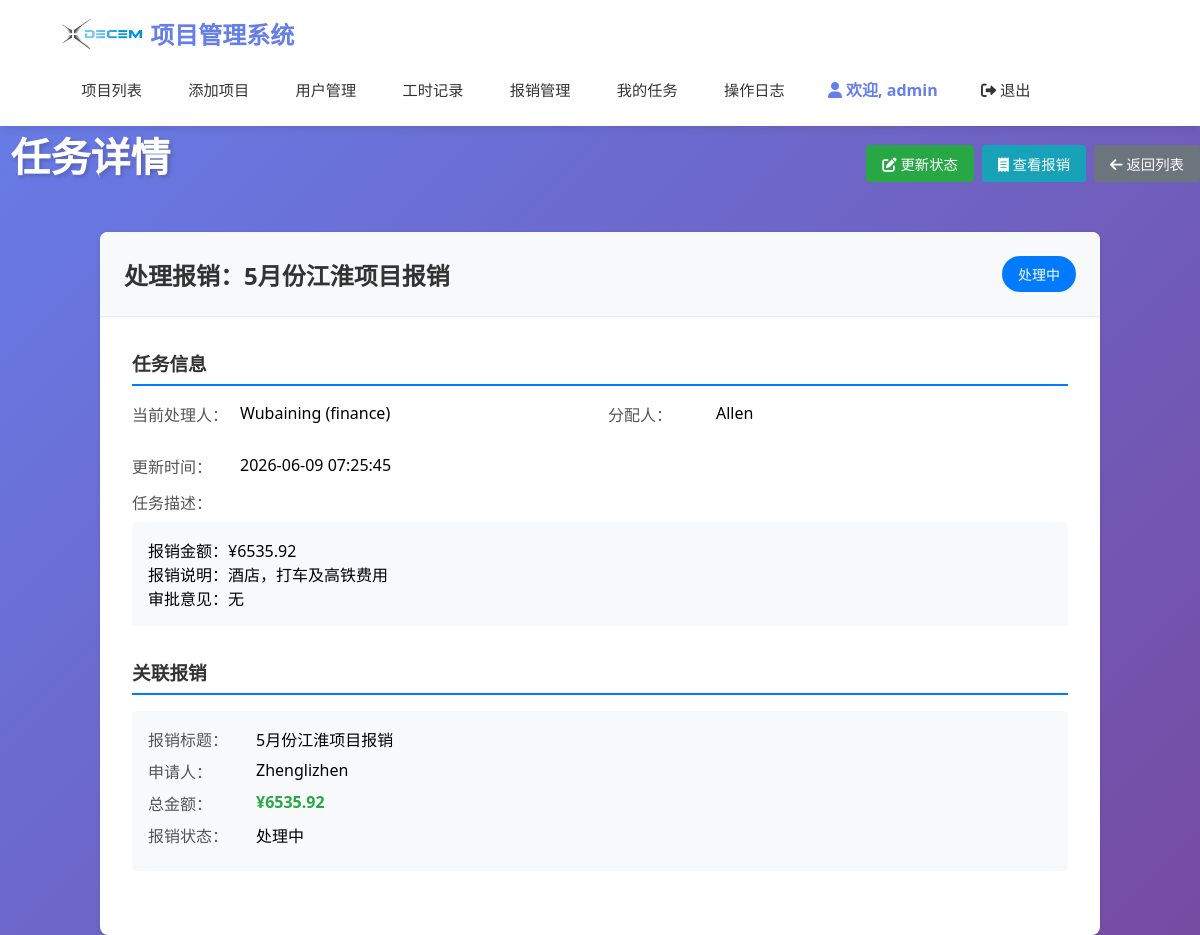
The page /task/127 (signed in) on the database its author committed.
### models.py (models this page shows, shortened)
class User(UserMixin, db.Model):
    __tablename__ = "users"
    id = db.Column(db.Integer, primary_key=True, autoincrement=True)
    username = db.Column(db.String(80), unique=True, nullable=False)
    password_hash = db.Column(db.String(120), nullable=False)
    role = db.Column(db.String(20), nullable=False)  # 'admin', 'finance', 'developer', 'project_manager'
    created_at = db.Column(db.DateTime, default=datetime.now)
    default_hourly_rate = db.Column(db.Numeric(10, 2), nullable=True)  # 默认工时费用
    ROLE_ADMIN = 'admin'
    ROLE_FINANCE = 'finance'
    ROLE_DEVELOPER = 'developer'
    ROLE_PROJECT_MANAGER = 'project_manager'
    def is_admin(self):
        return self.role == self.ROLE_ADMIN
    def has_full_access(self):
        return self.role in [self.ROLE_ADMIN, self.ROLE_FINANCE]

class Task(db.Model):
    __tablename__ = "tasks"
    id = db.Column(db.Integer, primary_key=True, autoincrement=True)
    title = db.Column(db.String(200), nullable=False)  # 任务标题
    description = db.Column(db.Text, nullable=True)  # 任务描述
    task_type = db.Column(db.String(50), nullable=False)  # 任务类型：expense_process（报销处理）等
    assigned_to = db.Column(db.Integer, db.ForeignKey('users.id'), nullable=False)  # 审批人
    assigned_by = db.Column(db.Integer, db.ForeignKey('users.id'), nullable=False)  # 谁分配的
    expense_id = db.Column(db.Integer, db.ForeignKey('expenses.id'), nullable=True)  # 关联的报销ID
    status = db.Column(db.String(20), nullable=False, default='处理中')  # 处理中、已完成
    priority = db.Column(db.String(20), nullable=False, default='普通')  # 紧急、高、普通、低
    created_at = db.Column(db.DateTime, default=datetime.now)
    due_date = db.Column(db.DateTime, nullable=True)  # 截止日期
    completed_at = db.Column(db.DateTime, nullable=True)  # 完成时间
    STATUS_CHOICES = [
        ('处理中', '处理中'),
        ('等待退款', '等待退款'),
        ('退款完成', '退款完成'),
        ('已完成', '已完成')
    ]
    PRIORITY_CHOICES = [
        ('紧急', '紧急'),
        ('高', '高'),
        ('普通', '普通'),
        ('低', '低')
    ]
    assigned_user = db.relationship('User', foreign_keys=[assigned_to], backref=db.backref('assigned_tasks', lazy=True))
    assigner = db.relationship('User', foreign_keys=[assigned_by], backref=db.backref('created_tasks', lazy=True))
    expense = db.relationship('Expense', backref=db.backref('tasks', lazy=True, cascade='all, delete-orphan'))
    def get_status_color(self):
        status_colors = {
            '处理中': '#007bff',     # 蓝色
            '等待退款': '#fd7e14',   # 橙色
            '退款完成': '#28a745',   # 绿色
            '已完成': '#28a745'      # 绿色
        }
        return status_colors.get(self.status, '#6c757d')

class Expense(db.Model):
    __tablename__ = "expenses"
    id = db.Column(db.Integer, primary_key=True, autoincrement=True)
    user_id = db.Column(db.Integer, db.ForeignKey('users.id'), nullable=False)
    project_id = db.Column(db.Integer, db.ForeignKey('projects.id'), nullable=True)  # 可关联项目，也可以是售前费用
    title = db.Column(db.String(200), nullable=False)  # 报销标题
    expense_type = db.Column(db.String(50), nullable=False)  # 费用类型：项目费用、售前费用
    total_amount = db.Column(db.Numeric(10, 2), nullable=False)  # 总金额
    status = db.Column(db.String(20), nullable=False, default='新建')  # 状态：新建、处理中、通过
    submit_date = db.Column(db.DateTime, default=datetime.now)  # 提交日期
    approve_date = db.Column(db.DateTime, nullable=True)  # 审批日期
    approver_id = db.Column(db.Integer, db.ForeignKey('users.id'), nullable=True)  # 审批人
    approve_comment = db.Column(db.Text, nullable=True)  # 审批意见
    description = db.Column(db.Text, nullable=True)  # 报销说明
    created_at = db.Column(db.DateTime, default=datetime.now)
    EXPENSE_TYPE_CHOICES = [
        ('项目费用', '项目费用'),
        ('售前费用', '售前费用'),
        ('其他费用', '其他费用')
    ]
    STATUS_CHOICES = [
        ('新建', '新建'),
        ('处理中', '处理中'),
        ('等待退款', '等待退款'),
        ('退款完成', '退款完成'),
        ('已完成', '已完成')
    ]
    user = db.relationship('User', foreign_keys=[user_id], backref=db.backref('expenses', lazy=True))
    project = db.relationship('Project', backref=db.backref('expenses', lazy=True))
    approver = db.relationship('User', foreign_keys=[approver_id], backref=db.backref('approved_expenses', lazy=True))

### app.py (the view)
@app.route("/task/<int:task_id>")
@login_required
def task_detail(task_id):
    task = Task.query.get_or_404(task_id)
    can_view = False
    if current_user.is_admin() or current_user.is_finance():
        can_view = True
    elif task.assigned_to == current_user.id:
        can_view = True
    elif current_user.is_project_manager() and task.task_type == 'expense_process' and task.expense_id:
        expense = db.session.get(Expense, task.expense_id)
        if expense and expense.project_id and current_user.can_view_project(expense.project_id):
            can_view = True
    if not can_view:
        flash("您没有权限查看此任务")
        return redirect(url_for("task_list"))
    return render_template("task_detail.html", task=task)

### app.py (called while the page is built)
@login_manager.user_loader
def load_user(user_id):
    return db.session.get(User, int(user_id))

@app.before_request
def check_session_timeout():
    if current_user.is_authenticated:
        session.permanent = True
        last_activity = session.get('last_activity')
        now = datetime.now()
        if last_activity:
            last_activity_time = datetime.fromisoformat(last_activity)
            if now - last_activity_time > timedelta(seconds=600):
                username = current_user.username
                logout_user()
                session.clear()
                flash('由于长时间未操作，您已被自动退出，请重新登录', 'warning')
                return redirect(url_for('login'))
        if not request.path.startswith('/static/'):
            session['last_activity'] = now.isoformat()

### templates/task_detail.html (shortened to what this page needs)
{% extends "base.html" %}
{% block content %}
<div class="page-header">
    <h1> 任务详情</h1>
    <div class="header-actions">
        {% if (task.assigned_to == current_user.id or current_user.is_admin()) and task.status != '已完成' and task.status != '拒绝' %}
            <a href="{{ url_for('task_update', task_id=task.id) }}" class="btn btn-success">
                <i class="fas fa-edit"></i> 更新状态
            </a>
        {% endif %}
        {% if task.expense_id %}
            <a href="{{ url_for('expense_detail', expense_id=task.expense_id) }}" class="btn btn-info">
                <i class="fas fa-receipt"></i> 查看报销
            </a>
        {% endif %}
        <a href="{{ url_for('task_list') }}" class="btn btn-secondary">
            <i class="fas fa-arrow-left"></i> 返回列表
        </a>
    </div>
</div>
<div class="task-detail">
    <div class="detail-card">
        <div class="card-header">
            <h2>{{ task.title }}</h2>
            <div class="badges">
                <span class="status-badge" style="background-color: {{ task.get_status_color() }};">
                    {{ task.status }}
                </span>
            </div>
        </div>
        <div class="detail-content">
            <div class="detail-section">
                <h3>任务信息</h3>
                <div class="detail-grid">
                    <div class="detail-item">
                        <label>当前处理人：</label>
                        <span>{{ task.assigned_user.username }} ({{ task.assigned_user.role }})</span>
                    </div>
                    <div class="detail-item">
                        <label>分配人：</label>
                        <span>{{ task.assigner.username }}</span>
                    </div>
                    <div class="detail-item">
                        <label>更新时间：</label>
                        <span>{{ task.completed_at.strftime('%Y-%m-%d %H:%M:%S') if task.completed_at else task.created_at.strftime('%Y-%m-%d %H:%M:%S') }}</span>
                    </div>
                </div>
                {% if task.description %}
                <div class="detail-item full-width">
                    <label>任务描述：</label>
                    <div class="description">{{ task.description }}</div>
                </div>
                {% endif %}
            </div>
            {% if task.expense %}
            <div class="detail-section">
                <h3>关联报销</h3>
                <div class="expense-summary">
                    <div class="summary-item">
                        <label>报销标题：</label>
                        <span>{{ task.expense.title }}</span>
                    </div>
                    <div class="summary-item">
                        <label>申请人：</label>
                        <span>{{ task.expense.user.username }}</span>
                    </div>
                    <div class="summary-item">
                        <label>总金额：</label>
                        <span class="amount">¥{{ "%.2f"|format(task.expense.total_amount) }}</span>
                    </div>
                    <div class="summary-item">
                        <label>报销状态：</label>
                        <span class="status">{{ task.expense.status }}</span>
                    </div>
                </div>
            </div>
            {% endif %}
        </div>
    </div>
</div>
{% endblock %}

### templates/base.html (shortened to what this page needs)
<!DOCTYPE html>
<html lang="zh-CN">
<head>
    <link rel="stylesheet" href="{{ url_for('static', filename='style.css') }}">
    <link rel="stylesheet" href="https://cdnjs.cloudflare.com/ajax/libs/font-awesome/6.0.0/css/all.min.css">
</head>
<body>
        <header class="header">
            <div class="header-content">
                <a href="{{ url_for('index') }}" class="logo">
                    <img src="{{ url_for('static', filename='DEME.png') }}" alt="十致项目管理系统" style="height: 30px;"> 项目管理系统
                </a>
                <nav class="nav">
                    {% if current_user.is_authenticated %}
                        {% if current_user.has_full_access() %}
                            <a href="{{ url_for('index') }}">项目列表</a>
                            <a href="{{ url_for('create_project') }}">添加项目</a>
                            <a href="{{ url_for('user_list') }}">用户管理</a>
                            <a href="{{ url_for('worklog_list') }}">工时记录</a>
                            <a href="{{ url_for('expense_list') }}">报销管理</a>
                            <a href="{{ url_for('task_list') }}">我的任务</a>
                            <a href="{{ url_for('operation_logs') }}" class="nav-link">操作日志</a>
                        {% elif current_user.is_project_manager() %}
                            <a href="{{ url_for('index') }}">我的项目</a>
                            <a href="{{ url_for('worklog_list') }}">工时记录</a>
                            <a href="{{ url_for('expense_list') }}">报销记录</a>
                            <a href="{{ url_for('task_list') }}">我的任务</a>
                        {% endif %}
                        <span><i class="fas fa-user"></i> 欢迎, {{ current_user.username }}</span>
                        <a href="{{ url_for('logout') }}"><i class="fas fa-sign-out-alt"></i> 退出</a>
                    {% endif %}
                </nav>
            </div>
        </header>
    <div class="cibtauber">
        <main class="main-content">
            {% block content %}{% endblock %}
        </main>
    </div>
</body>
</html>

### static/style.css (style rules this page uses)
* { margin: 0; padding: 0; box-sizing: border-box; }
body { font-family: 'Segoe UI', Tahoma, Geneva, Verdana, sans-serif; background: linear-gradient(135deg, #667eea 0%, #764ba2 100%); min-height: 100vh; }
.btn { padding: 0.75rem 1.5rem; border-radius: 8px; border: none; cursor: pointer; font-size: 1rem; font-weight: 500; text-decoration: none; display: inline-block; transition: all 0.3s ease; text-align: center; }
.btn-success { background: #28a745; color: white; }
.btn-info { background: #17a2b8; color: white; }
.btn-secondary { background: #6c757d; color: white; }
.page-header { margin-bottom: 2rem; width: 100%; }
.page-header h1 { color: white; font-size: 2.5rem; margin-bottom: 1rem; text-shadow: 2px 2px 4px rgba(0,0,0,0.2); }

### templates/base.html (style rules this page uses)
.header { background: white; box-shadow: 0 2px 10px rgba(0,0,0,0.1); position: sticky; top: 0; z-index: 1000; width: 100%; }
.header-content { max-width: 95%; margin: 0 auto; padding: 1rem 2rem; display: flex; justify-content: space-between; align-items: center; flex-wrap: wrap; gap: 1rem; }
.logo { font-size: 1.5rem; font-weight: bold; color: #667eea; text-decoration: none; display: flex; align-items: center; gap: 0.5rem; transition: color 0.3s ease; }
.nav { display: flex; gap: 0.5rem; align-items: center; flex-wrap: wrap; }
.nav a { color: #333; text-decoration: none; padding: 0.6rem 1.2rem; border-radius: 6px; transition: all 0.3s ease; font-weight: 500; white-space: nowrap; font-size: 0.95rem; }
.nav span { color: #667eea; font-weight: 600; padding: 0.6rem 1rem; white-space: nowrap; }

### templates/task_detail.html (style rules this page uses)
.page-header { display: flex; justify-content: space-between; align-items: center; margin-bottom: 2rem; }
.header-actions { display: flex; gap: 0.5rem; }
.task-detail { max-width: 1000px; margin: 0 auto; }
.detail-card { background: white; border-radius: 8px; box-shadow: 0 2px 4px rgba(0,0,0,0.1); overflow: hidden; }
.card-header { background: #f8f9fa; padding: 1.5rem; border-bottom: 1px solid #e9ecef; display: flex; justify-content: space-between; align-items: center; }
.card-header h2 { margin: 0; color: #333; }
.badges { display: flex; gap: 0.5rem; }
.status-badge { color: white; padding: 0.5rem 1rem; border-radius: 20px; font-size: 0.875rem; font-weight: 500; }
.detail-content { padding: 2rem; }
.detail-section { margin-bottom: 2rem; }
.detail-section h3 { margin-bottom: 1rem; color: #333; border-bottom: 2px solid #007bff; padding-bottom: 0.5rem; }
.detail-grid { display: grid; grid-template-columns: 1fr 1fr; gap: 1rem; }
.detail-item { display: flex; margin-bottom: 0.75rem; }
.detail-item label { font-weight: 500; color: #555; min-width: 100px; margin-right: 0.5rem; }
.detail-item.full-width { grid-column: 1 / -1; flex-direction: column; }
.detail-item.full-width label { margin-bottom: 0.5rem; }
.description { background: #f8f9fa; padding: 1rem; border-radius: 4px; white-space: pre-wrap; }
.expense-summary { background: #f8f9fa; padding: 1rem; border-radius: 4px; }
.summary-item { display: flex; margin-bottom: 0.5rem; }
.summary-item label { font-weight: 500; color: #555; min-width: 100px; margin-right: 0.5rem; }
.amount { font-weight: 600; color: #28a745; }
.status { font-weight: 500; }
.btn { padding: 0.5rem 1rem; border: none; border-radius: 4px; cursor: pointer; font-size: 0.9rem; text-decoration: none; display: inline-block; text-align: center; }
.btn-success { background-color: #28a745; color: white; }
.btn-info { background-color: #17a2b8; color: white; }
.btn-secondary { background-color: #6c757d; color: white; }

### rows shown on the page
User: username "admin"
Task: title "处理报销：5月份江淮项目报销", status "处理中", completed_at "2026-06-09 07:25:45", description "报销金额：¥6535.92 报销说明：酒店，打车及高铁费用 审批意见：无"
User: assigned_user.username "Wubaining", assigned_user.role "finance"
User: assigner.username "Allen"
Expense: expense "5月份江淮项目报销", expense.total_amount "6535.92", expense.status "处理中"
User: expense.user.username "Zhenglizhen"
